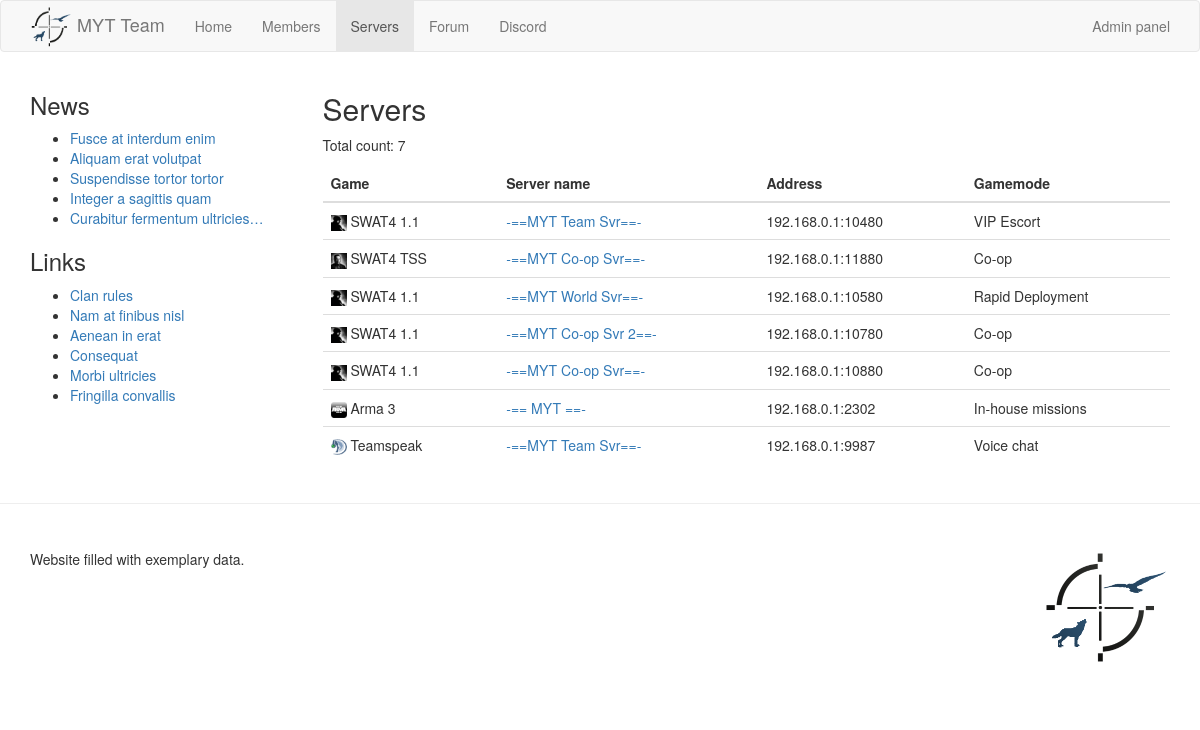
The page /servers/ (signed in) on the database its author committed.
### homepage/models.py (models this page shows, shortened)
class News(models.Model):
	title = models.CharField(max_length=150)
	body = models.TextField()
	date_written = models.DateTimeField(auto_now_add=True)
	date_modified = models.DateTimeField(auto_now=True)
	is_sticky = models.BooleanField("pin at the top", default=False)
	is_draft = models.BooleanField("save as draft", default=False)
	objects = NewsManager()
	class Meta:
		verbose_name_plural = "news"

class Setting(models.Model):
	key = models.CharField(primary_key=True, max_length=50)
	verbose_key = models.CharField("setting", max_length=50, blank=True, null=True)
	hints = models.TextField(blank=True, null=True)
	value = models.TextField(blank=True)
	@staticmethod
	def fetch_setting(key, default=""):
		try:
			setting = Setting.objects.get(key=key)
		except Setting.DoesNotExist:
			return default
		if setting.value:
			return setting.value
		else:
			return default

class Server(models.Model):
	name = models.CharField(max_length=50)
	ip = models.GenericIPAddressField("IP address")
	game_port = models.PositiveIntegerField()
	is_active = models.BooleanField(default=True, help_text="Inactive servers aren't displayed")
	is_public = models.BooleanField(default=True, help_text="Is the server public or passworded")
	game = models.ForeignKey("homepage.Game", on_delete=models.PROTECT)
	value = models.IntegerField(default=0, help_text="Used for sorting; greater value -> higher on the list")
	is_featured = models.BooleanField("feature on front page", default=False, help_text="If there are too many or too few servers marked as featured, 'value' will be the deciding factor")
	gamemode = models.CharField(max_length=20, help_text="Dominant gamemode or a brief description of the server")
	query_enabled = models.BooleanField("show server status", default=False)
	query_type = models.CharField(max_length=100, null=True, blank=True)
	query_port = models.PositiveIntegerField(null=True, blank=True)
	query_username = models.CharField(max_length=100, null=True, blank=True)
	query_password = models.CharField(max_length=100, null=True, blank=True)
	objects = ServerManager()

class Game(models.Model):
	title = models.CharField(max_length=20, help_text="Game title including its version")
	icon = models.FilePathField(path=settings.MEDIA_ROOT+"game_icons/", allow_files=True, blank=True, null=True)
	is_supported = models.BooleanField(default=True, help_text="Is this game currently supported")
	objects = GameManager()
	def icon_url(self):
		if self.icon:
			return settings.MEDIA_URL+"game_icons/"+os.path.basename(self.icon)
		return ""

### homepage/views.py (the view)
# urls.py: url(r'^servers/$', views.servers, name="servers"),
def servers(request):
	servers = Server.objects.active()
	if servers.count() > 0:
		return server(request,servers[0].pk)
	else:
		return server(request, -1)

### homepage/models.py (called while the page is built)
	def get_queryset(self, *args, **kwargs):
		return super(PlayerManager, self).get_queryset().order_by("user__username")

	def members(self):
		return self.get_queryset().filter(is_member=True)

	def new_members(self, period=30):
		return self.members().filter(date_joined__gte=timezone.now()-datetime.timedelta(days=period))

	def get_queryset(self, *args, **kwargs):
		return super(ServerManager, self).get_queryset().order_by("-value", "game", "name")

	def active(self):
		return self.get_queryset().filter(is_active=True)

	def get_queryset(self, *args, **kwargs):
		return super(NewsManager, self).get_queryset().order_by("-is_sticky", "-date_written")

	def public(self):
		return self.get_queryset().filter(is_draft=False)

	def latest(self, count=5):
		return self.public()[:count]

### homepage/views.py (called while the page is built)
def get_common_context():
	return {
		'latest_news': News.objects.latest(),
		'new_members': Player.objects.new_members(),
		'links': Setting.fetch_setting('links', '[links]'),
		'footer': Setting.fetch_setting('footer', '[footer]'),
	}

def server(request, pk):
	servers = Server.objects.active()
	try:
		current_server = Server.objects.get(pk=pk)
	except Server.DoesNotExist:
		current_server = None
	if not request.user.is_authenticated and not current_server.is_active:
		current_server = None
	if current_server.query_enabled:
		'''

			TODO: Implement server status

		'''
		pass
	return render(request, 'homepage/servers.html', merge_dicts(get_common_context(), {
		'servers': servers,
		'current_server': current_server,
	}))

### myt_homepage/utils.py (called while the page is built)
def merge_dicts(*dict_args):
    result = {}
    for dictionary in dict_args:
        result.update(dictionary)
    return result

### homepage/templates/homepage/servers.html (shortened to what this page needs)
{% extends "homepage/base.html" %}
{% load static %}
{% block content %}
	<div class="row">
		<div class="col-md-3">
			{% include 'homepage/includes/sidebar.html' %}
		</div>
		<div class="col-md-9">
			<section>
				<h2>Servers</h2>
				{% if servers %}
				<p>Total count: {{servers|length}}</p>
				<table class="table">
					<thead>
						<tr>
							<th>Game</th>
							<th>Server name</th>
							<th>Address</th>
							<th>Gamemode</th>
						</tr>
					</thead>
					<tbody>
						{% for server in servers %}
						<tr{% if server == viewed_server %} class="active"{% endif %}>
							<td>
								{% include 'homepage/includes/game_icon.html' with game=server.game %} {{server.game.title}}
							</td>
							<td><a href="{% url 'homepage:server' server.pk %}">{{server.name}}</a></td>
							<td>{{server.ip}}:{{server.game_port}}</td>
							<td>{{server.gamemode}}</td>
						</tr>
						{% endfor %}
					</tbody>
				</table>
				{% else %}
				<p>There are no servers available.</p>
				{% endif %}
			</section>
		</div>
	</div>
{% endblock %}

### homepage/templates/homepage/base.html (shortened to what this page needs)
{% load static %}
<!DOCTYPE html>
<html lang="en">
	<head>
		<link rel="stylesheet" href="{% static 'css/bootstrap.min.css' %}" type="text/css"/>
		<link rel="stylesheet" href="{% static 'css/main_theme.css' %}" type="text/css"/>
	</head>
	<body>
		<header>
			<nav class="navbar navbar-default">
				<div class="container">
					<div class="navbar-header">
						<a class="navbar-brand" href="{% url 'homepage:index' %}">
							<img src="{% static 'img/logo.png' %}" alt="MYT">
							MYT Team
						</a>
					</div>
					<ul class="nav navbar-nav">
						<li class="{% if request.path == '/' %}active{% endif %}"><a href="{% url 'homepage:index' %}">Home</a></li>
						<li class="{% if '/members' in request.path %}active{% endif %}"><a href="{% url 'homepage:members' %}">Members</a></li>
						<li class="{% if '/servers' in request.path %}active{% endif %}"><a href="{% url 'homepage:servers' %}">Servers</a></li>
						<li><a href="{% url 'homepage:forum' %}" target="_blank">Forum</a></li>
						<li><a href="{% url 'homepage:discord' %}" target="_blank">Discord</a></li>
					</ul>
					<ul class="nav navbar-nav navbar-right">
						<li><a href="{% url 'admin:index' %}" target="_blank">{% if user.is_authenticated %}Admin panel{% else %}Login{% endif %}</a></li>
					</ul>
				</div>
			</nav>
		</header>
		<div class="container">
			{% block content %}{% endblock %}
		</div>
		<hr>
		<footer>
			<div class="container">
				<div class="row" style="margin-top: 25px; margin-bottom: 35px;">
					<div class="col-md-8">
						{{footer|safe}}
					</div>
					<div class="col-md-4" style="text-align: right;">
						<a href="{% url 'homepage:index' %}"><img src="{% static 'img/logo.png' %}" alt="MYT" class="footer-logo"></a>
					</div>
				</div>
			</div>
		</footer>
	</body>
</html>

### homepage/templates/homepage/includes/sidebar.html (shortened to what this page needs)
{% if latest_news %}
<section>
	<h3>News</h3>
	<ul>
	{% for l_news in latest_news %}
		<li><a href="{% url 'homepage:news' l_news.pk %}">{{ l_news.title|truncatechars:30 }}</a></li>
	{% endfor %}
	</ul>
</section>
{% endif %}
{% if links %}
<section>
	<h3>Links</h3>
	{{ links|safe }}
</section>
{% endif %}

### homepage/templates/homepage/includes/game_icon.html
{% load static %}{% if game %}<img src="{% if game.icon %}{{game.icon_url}}{% else %}{% static 'img/unknown_game.gif' %}{% endif %}" alt="" class="{{img_class|default:'small-game-icon'}}">{% endif %}

### homepage/static/css/main_theme.css (style rules this page uses)
p { text-align: justify; }
.navbar-brand { padding-top: 5px; padding-bottom: 5px; }
.navbar-brand > img { display: inline-block; width: 42px; height: 42px; }
.small-game-icon { width: 16px; height: 16px; }
.footer-logo { width: 129px; height: 118px; opacity: 1.0; }

### rows shown on the page
News: title "Fusce at interdum enim"
News: title "Aliquam erat volutpat"
News: title "Suspendisse tortor tortor"
News: title "Integer a sagittis quam"
News: title "Curabitur fermentum ultricies…"
Setting: value "Clan rules Nam at finibus nisl Aenean in erat Consequat Morbi ultricies Fringilla convallis"
Server: icon (picture), game "SWAT4 1.1", name "-==MYT Team Svr==-", ip "192.168.0.1", game_port "10480", gamemode "VIP Escort"
Server: icon (picture), game "SWAT4 TSS", name "-==MYT Co-op Svr==-", ip "192.168.0.1", game_port "11880", gamemode "Co-op"
Server: icon (picture), game "SWAT4 1.1", name "-==MYT World Svr==-", ip "192.168.0.1", game_port "10580", gamemode "Rapid Deployment"
Server: icon (picture), game "SWAT4 1.1", name "-==MYT Co-op Svr 2==-", ip "192.168.0.1", game_port "10780", gamemode "Co-op"
Server: icon (picture), game "SWAT4 1.1", name "-==MYT Co-op Svr==-", ip "192.168.0.1", game_port "10880", gamemode "Co-op"
Server: icon (picture), game "Arma 3", name "-== MYT ==-", ip "192.168.0.1", game_port "2302", gamemode "In-house missions"
Server: icon (picture), game "Teamspeak", name "-==MYT Team Svr==-", ip "192.168.0.1", game_port "9987", gamemode "Voice chat"
Setting: value "Website filled with exemplary data."

### other values the page prints
{{ servers|length }} "7"
